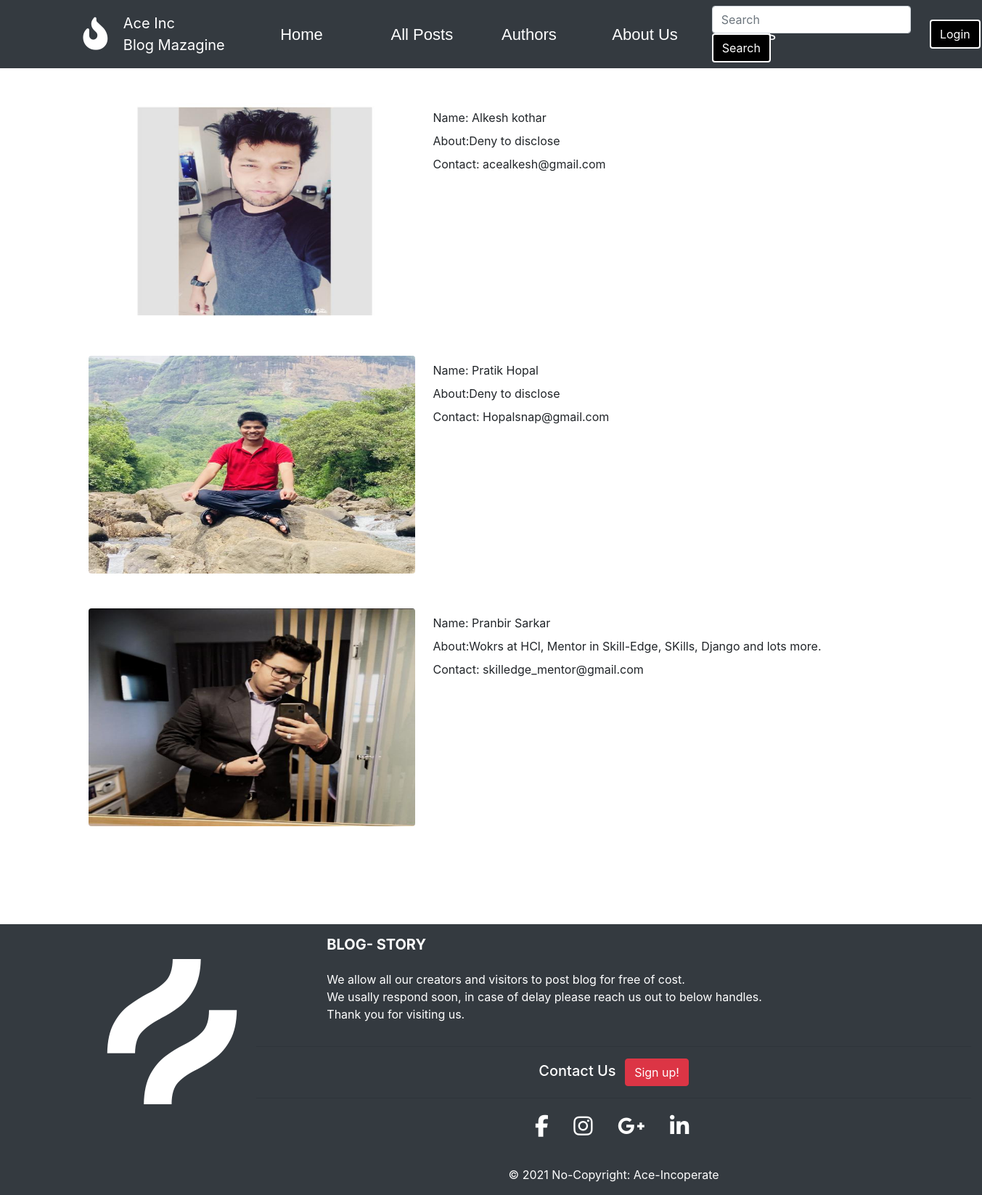
The page /author on the database its author committed.
### AceInc/models.py (models this page shows, shortened)
class author(models.Model):
    author_name = models.CharField(default="Guest Author", null=False, max_length=20)
    author_img =  models.ImageField(null=True, upload_to='upload', max_length=None)
    author_email = models.EmailField(max_length=254)
    about_auth = models.CharField(default="Deny to disclose", null=False, max_length=100)

### AceInc/views.py (the view)
# urls.py: path("author", views.authorview , name="author"),
def authorview(request):
    authors = author.objects.all()
    context = { "authors" : authors}
    return render(request, 'AceInc/all_author.html', context)

### AceInc/templates/AceInc/all_author.html (shortened to what this page needs)
{% extends 'AceInc/base.html' %} {% load static %}
{% block main_block %}
{% for author in authors %}
<div class="container  mt-5">
    <div class="row">
        <div class=" categoriesleftside col-5">
            <img src="{{ author.author_img.url}}" class="rounded mx-auto d-block" height="300" width="450" alt="...">
        </div>
        <div class=" categoriesrightside col-7">
            <div>
                <Label> Name: {{author.author_name}} </Label>
            </div>
            <div>
                <Label>About:{{author.about_auth}} </Label>
            </div>
            <div>
                <Label>Contact: {{author.author_email}}</Label>
            </div>
        </div>
    </div>
</div>
{% endfor %}
{% endblock main_block%}

### rows shown on the page
author: author_img (picture), author_name "Alkesh kothar", about_auth "Deny to disclose", author_email "acealkesh@gmail.com"
author: author_img (picture), author_name "Pratik Hopal", about_auth "Deny to disclose", author_email "Hopalsnap@gmail.com"
author: author_img (picture), author_name "Pranbir Sarkar", about_auth "Wokrs at HCl, Mentor in Skill-Edge, SKills, Django and lots more.", author_email "skilledge_mentor@gmail.com"
